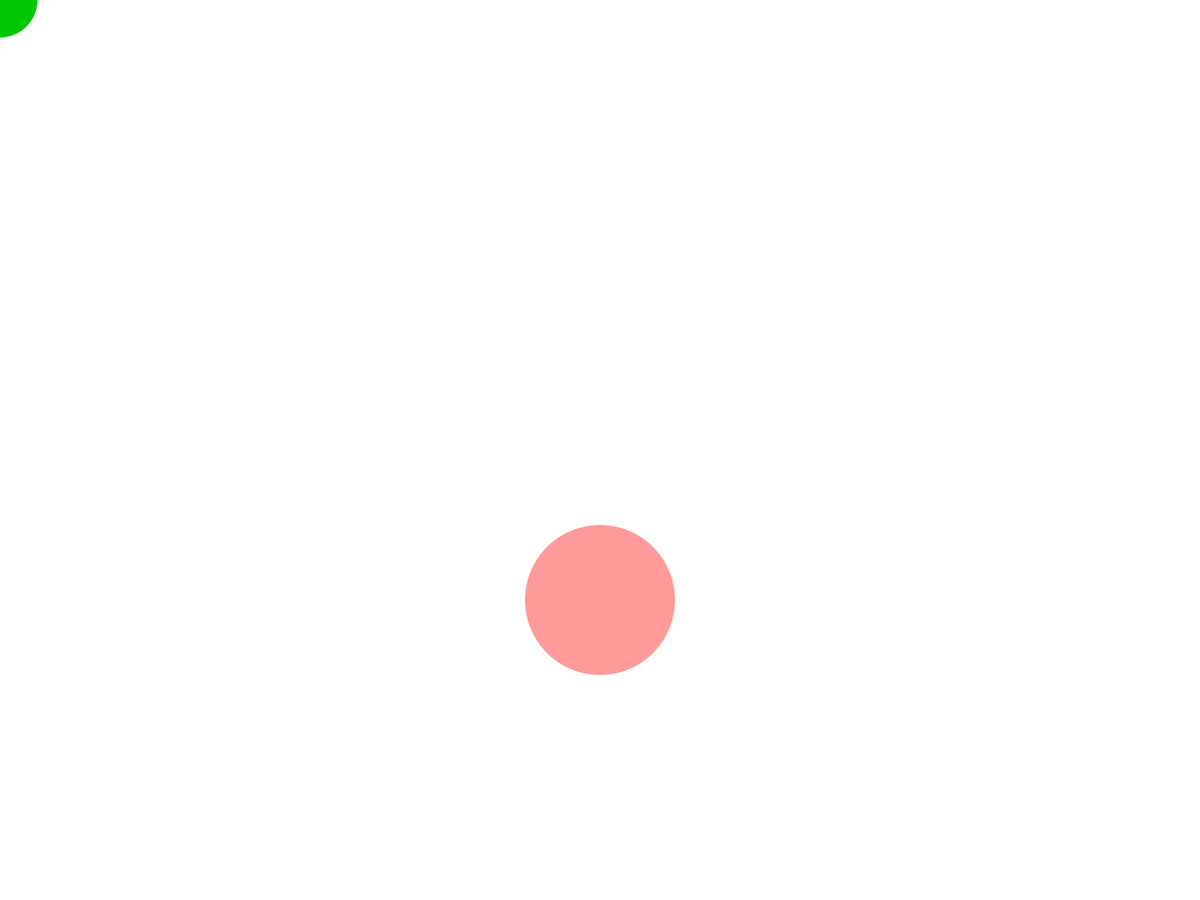
Frame 1 (no input)
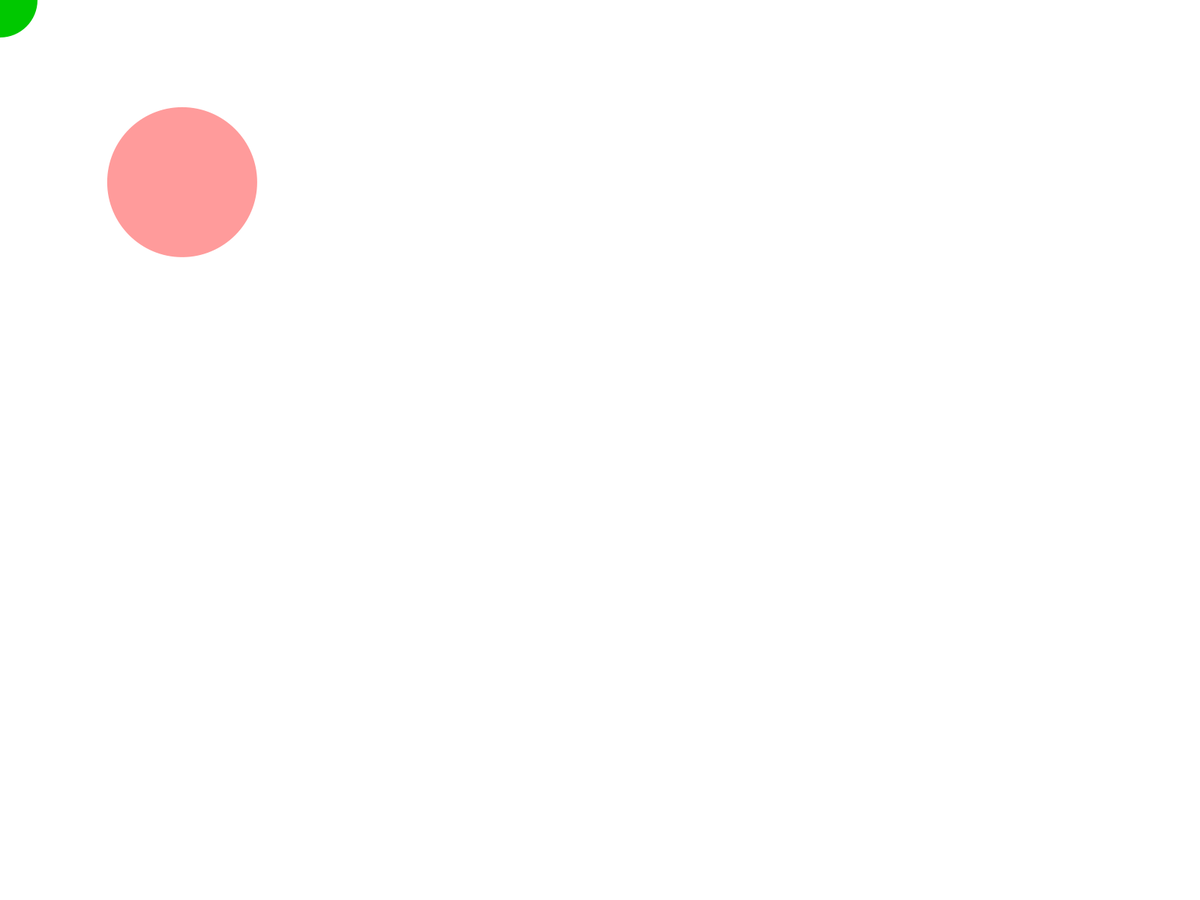
Frame 60 (the mouse pressed at the canvas centre just before this capture)
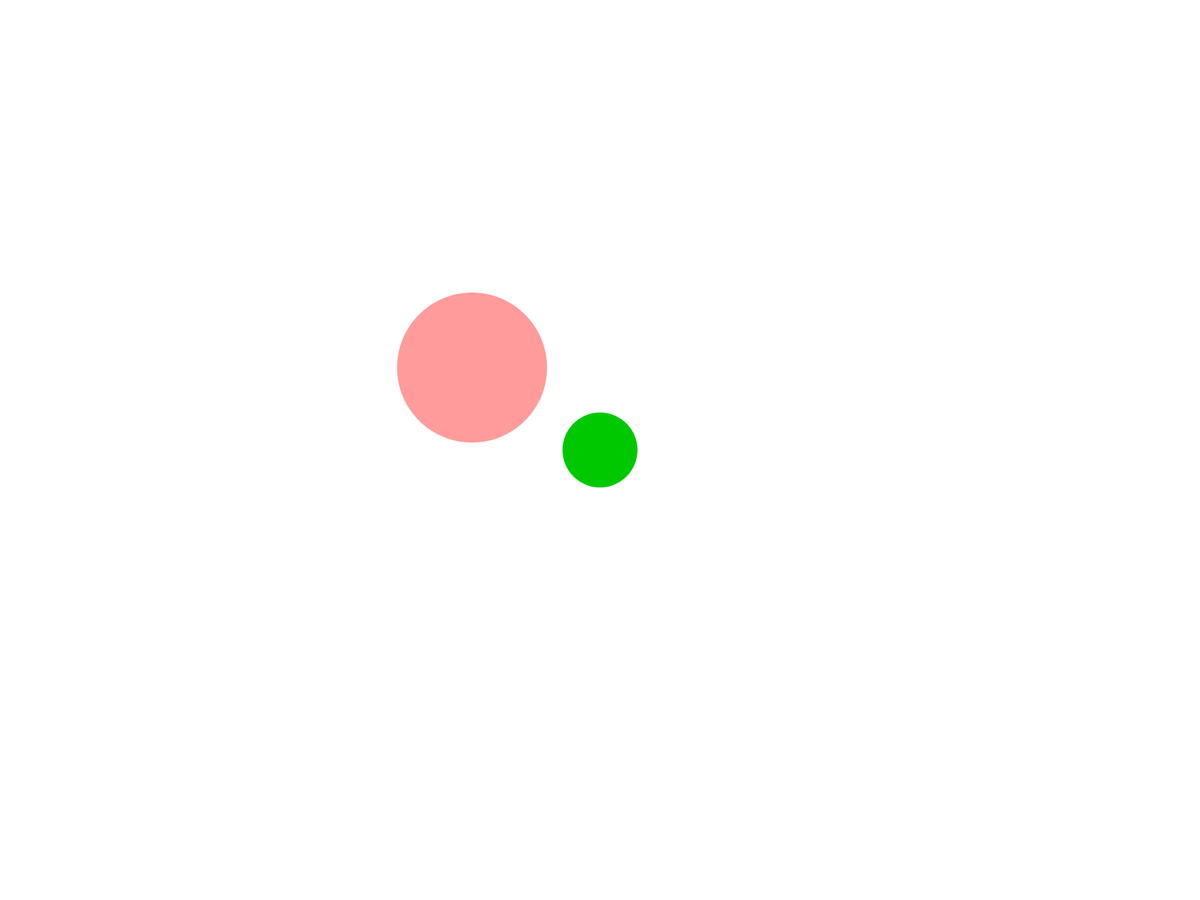
Frame 120 (the mouse held since frame 60 and released just before this capture)

The Processing sketch that drew these frames (run headless with seeded random() and noise(); from frame 60 on, the mouse is pressed at the canvas centre):

// Processing sketch: P_S2_Movement2
// ── P_S2_Movement2.pde

//Created by Tomas de Camino
// Follow the mouse
 
float x,y;
 
void setup(){
 fullScreen();
 smooth();
 noCursor();
 x= width/2;
 y= width/2;
 ellipseMode(CENTER);
}
 
void draw(){
  background(255);
  fill(0,200,0);
  noStroke();
  ellipse(mouseX, mouseY, 100,100);
  fill(255,0,0,100);
  ellipse(x ,y ,200,200);
  x+=(mouseX-x)/50;
  y+=(mouseY-y)/50;
}
